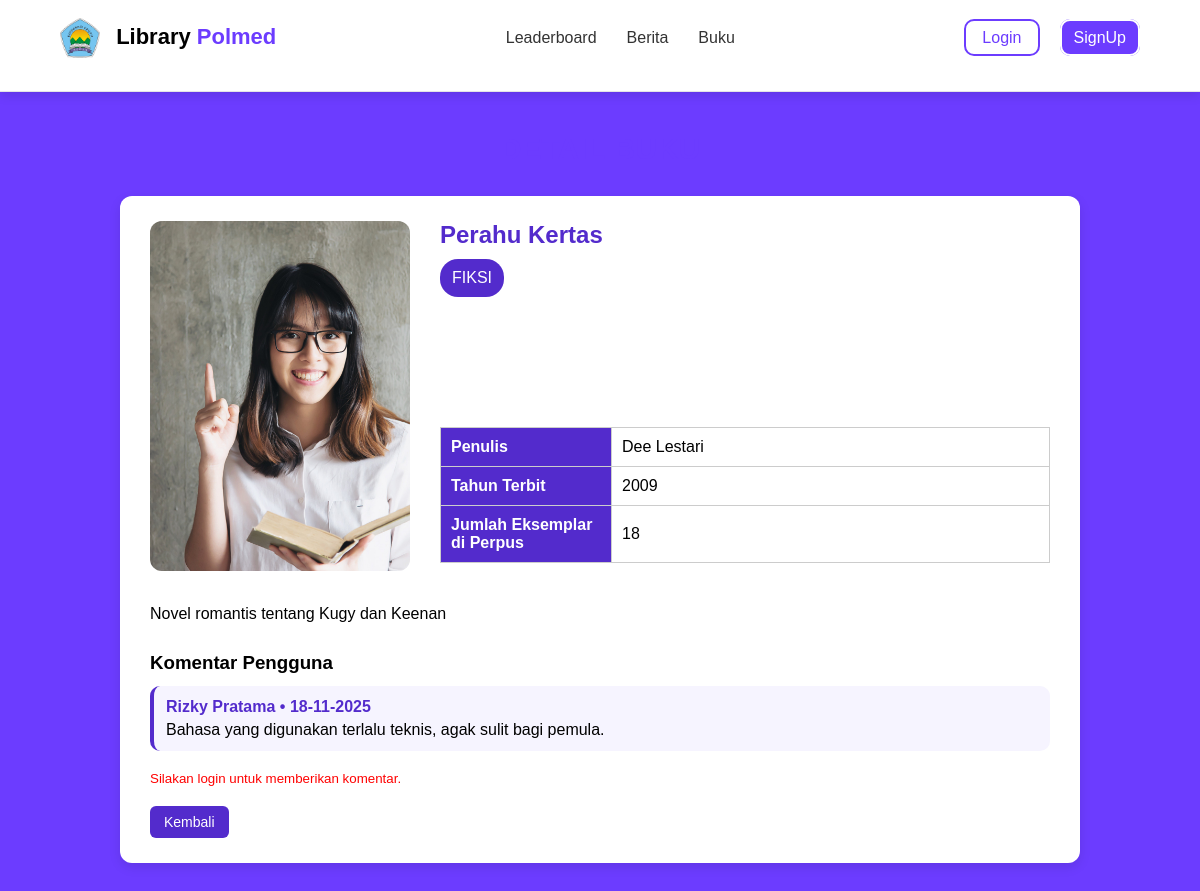
/buku.php?id_buku=6, run on the app's committed database.
### tables this page shows
CREATE TABLE `buku` (
  `buku_id` int(11) NOT NULL,
  `judul` varchar(150) NOT NULL,
  `sampul` varchar(150) DEFAULT NULL,
  `pengarang` varchar(150) NOT NULL,
  `tahun_terbit` year(4) DEFAULT NULL,
  `kategori` set('FIKSI','NON FIKSI','PENDIDIKAN') DEFAULT NULL,
  `jumlah_eksemplar` int(3) NOT NULL,
  `deskripsi_buku` text NOT NULL
);

CREATE TABLE `komentar` (
  `komentar_id` int(11) NOT NULL,
  `nim` varchar(11) NOT NULL,
  `buku_id` int(11) NOT NULL,
  `isi_komentar` text NOT NULL,
  `tgl_komentar` datetime DEFAULT CURRENT_TIMESTAMP
);

CREATE TABLE `pengguna` (
  `nim` varchar(11) NOT NULL,
  `nama` varchar(150) NOT NULL,
  `password` varchar(150) NOT NULL,
  `foto_profile` varchar(150) DEFAULT NULL,
  `kontak` varchar(15) NOT NULL,
  `riwayat_kunjungan` float DEFAULT NULL,
  `prodi_id` int(5) DEFAULT NULL,
  `jurusan_id` int(5) DEFAULT NULL,
  `poin_aktivitas` int(5) DEFAULT NULL
);

### function.php (called while the page is built, shortened)
<?php
function detail_book($conn, $buku_id)
{
    $sql = "SELECT * FROM buku WHERE buku_id = ?";
    $stmt = mysqli_prepare($conn, $sql);
    $stmt->bind_param("s", $buku_id);
    $stmt->execute();
    $resultData = $stmt->get_result();
    return $resultData;
}

### polmed_function.php (called while the page is built, shortened)
<?php
function list_komentar_by_buku($conn, $buku_id)
{
    $sql = "SELECT k.*, u.nama FROM komentar k LEFT JOIN pengguna u ON k.nim = u.nim WHERE k.buku_id = ? ORDER BY k.tgl_komentar DESC";
    $stmt = mysqli_prepare($conn, $sql);
    $stmt->bind_param("i", $buku_id);
    $stmt->execute();
    return $stmt->get_result();
}

### buku.php (the view, shortened to what this page needs)
<?php require 'conn.php';
require_once 'function.php';
require_once 'polmed_function.php';
if (!isset($_GET['id_buku'])) {
  header('Location: index.php');
  exit();
} else {
  $id_buku = trim($_GET['id_buku']);
  $row = detail_book($conn, $id_buku)->fetch_assoc();
  $komentar = list_komentar_by_buku($conn, $id_buku);
  $isKomen = false;
  $dummyImages = [
    'GAMBAR/membaca.jpg',
    'GAMBAR/BUKU REKOMEN/ATOMIC HABITS.jpg',
    'GAMBAR/BUKU REKOMEN/BUMII MANUSIA.jpg',
    'GAMBAR/BUKU REKOMEN/LAUT BERCERITA.jpg',
    'GAMBAR/BUKU REKOMEN/PERPUSTAKAAN TENGAH MALAM.jpg',
  ];
}
?>
<!DOCTYPE html>
<html lang="en">
<head>
  <link rel="stylesheet" href="styledetail.css">
  <link rel="stylesheet" href="style1.css">
  <link rel="stylesheet" href="https://cdnjs.cloudflare.com/ajax/libs/font-awesome/6.0.0-beta3/css/all.min.css">
  <link rel="stylesheet" href="profile_modal.css">
</head>
<body>
  <nav>
    <div class="container" style="margin-top: 0px;">
      <div class="navbar">
        <div class="logo">
          <img src="GAMBAR/POLMED.png" alt="">
          Library <span>Polmed</span>
        </div>
        <div class="menu">
          <a href="index.php#leaderboard">Leaderboard</a>
          <a href="index.php#kiri">Berita</a>
          <a href="index.php#bukurekomen">Buku</a>
        </div>
        <div class="tombol">
          <?php
          if (empty($_SESSION['id_user'])) {
          ?>
            <div class="login-btn">
              <a href="login.php" class="btn">Login</a>
            </div>
            <div class="sign-up"><a href="sign-up.php">SignUp</a></div>
          <?php
          }
          ?>
        </div>
      </div>
    </div>
  </nav>
  <div class="section-title">DETAIL BUKU</div>
  <div class="container card-book-detail">
    <div class="book-header">
      <div class="left"><img src="<?= $row['sampul'] != null ? $row['sampul'] : $dummyImages[array_rand($dummyImages)] ?>" class="book-img"></div>
      <div class="right">
        <h2><?= $row['judul'] ?></h2>
        <div class="rating"><?= $row['kategori'] ?></div>
        <table>
          <tr>
            <th>Penulis</th>
            <td><?= $row['pengarang'] ?></td>
          </tr>
          <tr>
            <th>Tahun Terbit</th>
            <td><?= $row['tahun_terbit'] ?></td>
          </tr>
          <tr>
            <th>Jumlah Eksemplar di Perpus</th>
            <td><?= $row['jumlah_eksemplar'] ?></td>
          </tr>
        </table>
      </div>
    </div>
    <div class="deskripsi"><?= $row['deskripsi_buku'] ?></div>
    <div class="comment-section" id="comments-atomic">
      <h3>Komentar Pengguna</h3>
      <?php while ($kom = $komentar->fetch_assoc()) {
      ?>
        <div class="komentar-box">
          <div class="komentar-nama"><?= $kom['nama'] . " • " . date('d-m-Y', strtotime($kom['tgl_komentar'])) ?></div>
          <div class="komentar-teks"><?= $kom['isi_komentar'] ?></div>
        </div>
      <?php } ?>
      <div class="add-comment">
        <?php if (!isset($row1['nim'])) {
          echo '<small style="color: red;">Silakan login untuk memberikan komentar.</small>';
        } elseif ($isKomen) {
          echo '<small style="color: red;">Anda sudah memberikan komentar pada buku ini.</small>';
        } ?>
        <a href="index.php" class="btn-kembali">Kembali</a>
      </div>
    </div>
  </div>
</body>
</html>

### styledetail.css (style rules this page uses)
body { margin: 0; padding: 0; font-family: Poppins, sans-serif; background: #6c3cff; color: #000; opacity: 0; animation: fadeIn 1s ease forwards; }
.section-title { width: 100%; text-align: center; margin-top: 50px; margin-bottom: 10px; font-size: 22px; font-weight: 700; color: #ffffff; }
.container.card-book-detail { max-width: 900px; margin: 0 auto 50px auto; background: white; padding: 25px 30px; border-radius: 12px; box-shadow: 0 4px 12px rgba(0, 0, 0, 0.1); opacity: 0; transform: translateY(40px); animation: slideUp 0.6s ease forwards; }
.book-header { display: flex; gap: 30px; align-items: flex-start; }
.book-img { width: 260px; height: 350px; border-radius: 12px; object-fit: cover; background: #eee; transition: transform 0.4s ease; }
h2 { color: #532bcc; margin-top: 0; }
.rating { background: #532bcc; color: white; padding: 10px 12px; border-radius: 18px; display: inline-block; margin: 10px 0; margin-bottom: 130px; width: fit-content; }
.right { display: flex; flex: 1; flex-direction: column; justify-content: space-between; }
table { width: 100%; margin-top: auto; border-collapse: collapse; }
th, td { border: 1px solid #ccc; padding: 10px; }
th { background: #532bcc; color: white; text-align: left; width: 150px; }
.deskripsi { margin-top: 25px; line-height: 1.7; text-align: justify; }
.btn-kembali { margin-top: 10px; display: inline-block; padding: 8px 14px; background: #532bcc; color: white; font-size: 14px; border-radius: 6px; text-decoration: none; cursor: pointer; transition: 0.3s; width: fit-content; }
.comment-section { margin-top: 25px; }
.komentar-box, .komentar { background: #f6f4ff; padding: 12px; border-radius: 10px; margin-top: 12px; border-left: 4px solid #532bcc; }
.komentar-nama { font-weight: bold; color: #532bcc; }
.komentar-teks { margin-top: 5px; }
.add-comment { margin-top: 20px; display: flex; flex-direction: column; gap: 10px; }

### style1.css (style rules this page uses)
* { margin: 0; font-family: "Poppins", sans-serif; }
html { scroll-behavior: smooth; overflow-x: hidden; }
body { opacity: 0; animation: fadeIn 0.5s ease-in forwards; }
.container { width: 90%; max-width: 1200px; margin: 15px auto; }
nav { background: #fff; border-bottom: 1px solid #e5e5e5; position: sticky; top: 0; z-index: 1000; box-shadow: 0 4px 10px rgba(0, 0, 0, 0.1); }
.navbar { padding: 18px 0; display: flex; justify-content: space-between; align-items: center; }
.logo { font-size: 22px; font-weight: bold; }
.logo span { color: #6c3cff; }
.logo img { width: 40px; height: 40px; margin-right: 10px; vertical-align: middle; }
.menu { display: flex; gap: 30px; }
.menu a { text-decoration: none; color: #333; font-size: 16px; font-weight: 500; }
.tombol { display: flex; gap: 20px; }
.tombol a { color: #6c3cff; border: 2px solid #6c3cff; border-radius: 10px; padding: 8px 16px; text-decoration: none; }
.sign-up a { background: #6c3cff; color: #fff; padding: 8px 12px; border: 2px solid #fff; }

### profile_modal.css (style rules this page uses)
.section-title { text-align: center; font-size: 30px; font-weight: 700; color: #6c3cff; margin: 40px 0 30px; }

### data on the page
buku: judul "Perahu Kertas", kategori "FIKSI", pengarang "Dee Lestari", tahun_terbit "2009", jumlah_eksemplar "18", deskripsi_buku "Novel romantis tentang Kugy dan Keenan"
komentar: nim.nama "Rizky Pratama", tgl_komentar "18-11-2025", isi_komentar "Bahasa yang digunakan terlalu teknis, agak sulit bagi pemula."
